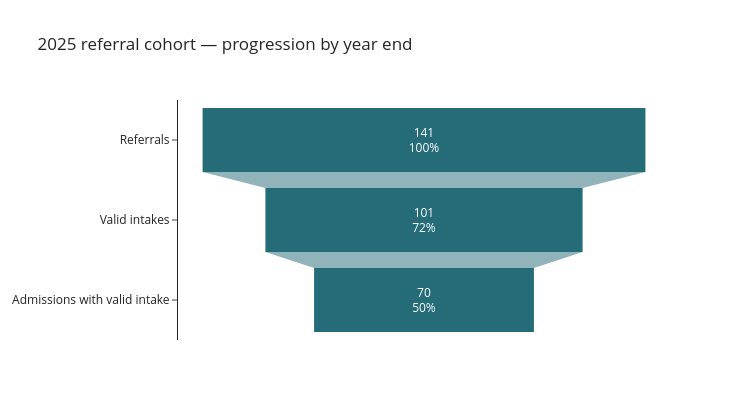

The code cell stored with this chart in its notebook:
### Markdown cell above
For residents referred in 2025, the median time from referral to intake was 6 days, and 90% of valid transitions took 18 days or less (101 residents). From intake to admission, the median was 8.5 days, and 90% took 26 days or less (70 residents).
These waiting times include only valid transitions completed by December 31, 2025. Residents without a recorded next stage still count in the conversion-rate denominator, but not in the waiting-time calculations. Excluding unfinished waits may make waiting times appear shorter. A missing date does not tell us whether someone is still waiting, withdrew, or has an incomplete record.

### Code cell
import plotly.graph_objects as go

fig = go.Figure(go.Funnel(
    y=["Referrals", "Valid intakes", "Admissions with valid intake"],
    x=[len(referral_cohort), intake.sum(), both_stages.sum()],
    textinfo="value+percent initial",
    marker_color="#256B78",
))

fig.update_layout(
    title="2025 referral cohort — progression by year end",
    template="simple_white",
    width=750,
    height=420,
)

fig.show(config={"displayModeBar": False})

### Figure 1 — Plotly figure (JSON) as saved in the notebook; plotly's stock layout.template omitted (floating-point values rounded to 4 significant figures)
{"data": [{"marker": {"color": "#256B78"}, "textinfo": "value+percent initial", "type": "funnel", "x": [141, 101, 70], "y": ["Referrals", "Valid intakes", "Admissions with valid intake"]}], "layout": {"height": 420, "title": {"text": "2025 referral cohort — progression by year end"}, "width": 750}}
